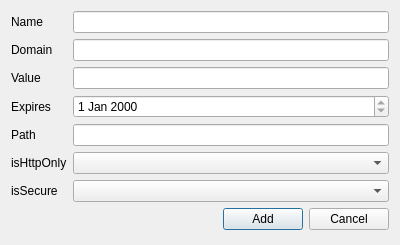
<?xml version="1.0" encoding="UTF-8"?>
<ui version="4.0">
 <class>CookieDialog</class>
 <widget class="QDialog" name="CookieDialog">
  <property name="geometry">
   <rect>
    <x>0</x>
    <y>0</y>
    <width>400</width>
    <height>245</height>
   </rect>
  </property>
  <property name="windowTitle">
   <string>Cookie</string>
  </property>
  <layout class="QFormLayout" name="formLayout">
   <item row="0" column="0">
    <widget class="QLabel" name="label">
     <property name="text">
      <string>Name</string>
     </property>
    </widget>
   </item>
   <item row="0" column="1">
    <widget class="QLineEdit" name="m_nameLineEdit">
     <property name="readOnly">
      <bool>true</bool>
     </property>
    </widget>
   </item>
   <item row="1" column="0">
    <widget class="QLabel" name="label_2">
     <property name="text">
      <string>Domain</string>
     </property>
    </widget>
   </item>
   <item row="1" column="1">
    <widget class="QLineEdit" name="m_domainLineEdit">
     <property name="readOnly">
      <bool>true</bool>
     </property>
    </widget>
   </item>
   <item row="5" column="0">
    <widget class="QLabel" name="label_4">
     <property name="text">
      <string>Path</string>
     </property>
    </widget>
   </item>
   <item row="5" column="1">
    <widget class="QLineEdit" name="m_pathLineEdit">
     <property name="readOnly">
      <bool>true</bool>
     </property>
    </widget>
   </item>
   <item row="6" column="0">
    <widget class="QLabel" name="label_5">
     <property name="text">
      <string>isHttpOnly</string>
     </property>
    </widget>
   </item>
   <item row="6" column="1">
    <widget class="QComboBox" name="m_isHttpOnlyComboBox"/>
   </item>
   <item row="7" column="0">
    <widget class="QLabel" name="label_3">
     <property name="text">
      <string>isSecure</string>
     </property>
    </widget>
   </item>
   <item row="8" column="1">
    <layout class="QHBoxLayout" name="horizontalLayout">
     <item>
      <spacer name="horizontalSpacer">
       <property name="orientation">
        <enum>Qt::Horizontal</enum>
       </property>
       <property name="sizeHint" stdset="0">
        <size>
         <width>40</width>
         <height>20</height>
        </size>
       </property>
      </spacer>
     </item>
     <item>
      <widget class="QPushButton" name="m_addButton">
       <property name="enabled">
        <bool>true</bool>
       </property>
       <property name="text">
        <string>Add</string>
       </property>
      </widget>
     </item>
     <item>
      <widget class="QPushButton" name="m_cancelButton">
       <property name="text">
        <string>Cancel</string>
       </property>
      </widget>
     </item>
    </layout>
   </item>
   <item row="7" column="1">
    <widget class="QComboBox" name="m_isSecureComboBox"/>
   </item>
   <item row="3" column="0">
    <widget class="QLabel" name="label_6">
     <property name="text">
      <string>Value</string>
     </property>
    </widget>
   </item>
   <item row="3" column="1">
    <widget class="QLineEdit" name="m_valueLineEdit">
     <property name="readOnly">
      <bool>true</bool>
     </property>
    </widget>
   </item>
   <item row="4" column="1">
    <widget class="QDateEdit" name="m_dateEdit">
     <property name="readOnly">
      <bool>true</bool>
     </property>
    </widget>
   </item>
   <item row="4" column="0">
    <widget class="QLabel" name="label_7">
     <property name="text">
      <string>Expires</string>
     </property>
    </widget>
   </item>
  </layout>
 </widget>
 <tabstops>
  <tabstop>m_nameLineEdit</tabstop>
  <tabstop>m_domainLineEdit</tabstop>
  <tabstop>m_valueLineEdit</tabstop>
  <tabstop>m_dateEdit</tabstop>
  <tabstop>m_pathLineEdit</tabstop>
  <tabstop>m_isHttpOnlyComboBox</tabstop>
  <tabstop>m_isSecureComboBox</tabstop>
  <tabstop>m_addButton</tabstop>
  <tabstop>m_cancelButton</tabstop>
 </tabstops>
 <resources/>
 <connections>
  <connection>
   <sender>m_cancelButton</sender>
   <signal>clicked()</signal>
   <receiver>CookieDialog</receiver>
   <slot>reject()</slot>
   <hints>
    <hint type="sourcelabel">
     <x>350</x>
     <y>103</y>
    </hint>
    <hint type="destinationlabel">
     <x>199</x>
     <y>63</y>
    </hint>
   </hints>
  </connection>
  <connection>
   <sender>m_addButton</sender>
   <signal>clicked()</signal>
   <receiver>CookieDialog</receiver>
   <slot>accept()</slot>
   <hints>
    <hint type="sourcelabel">
     <x>265</x>
     <y>112</y>
    </hint>
    <hint type="destinationlabel">
     <x>199</x>
     <y>63</y>
    </hint>
   </hints>
  </connection>
 </connections>
</ui>
